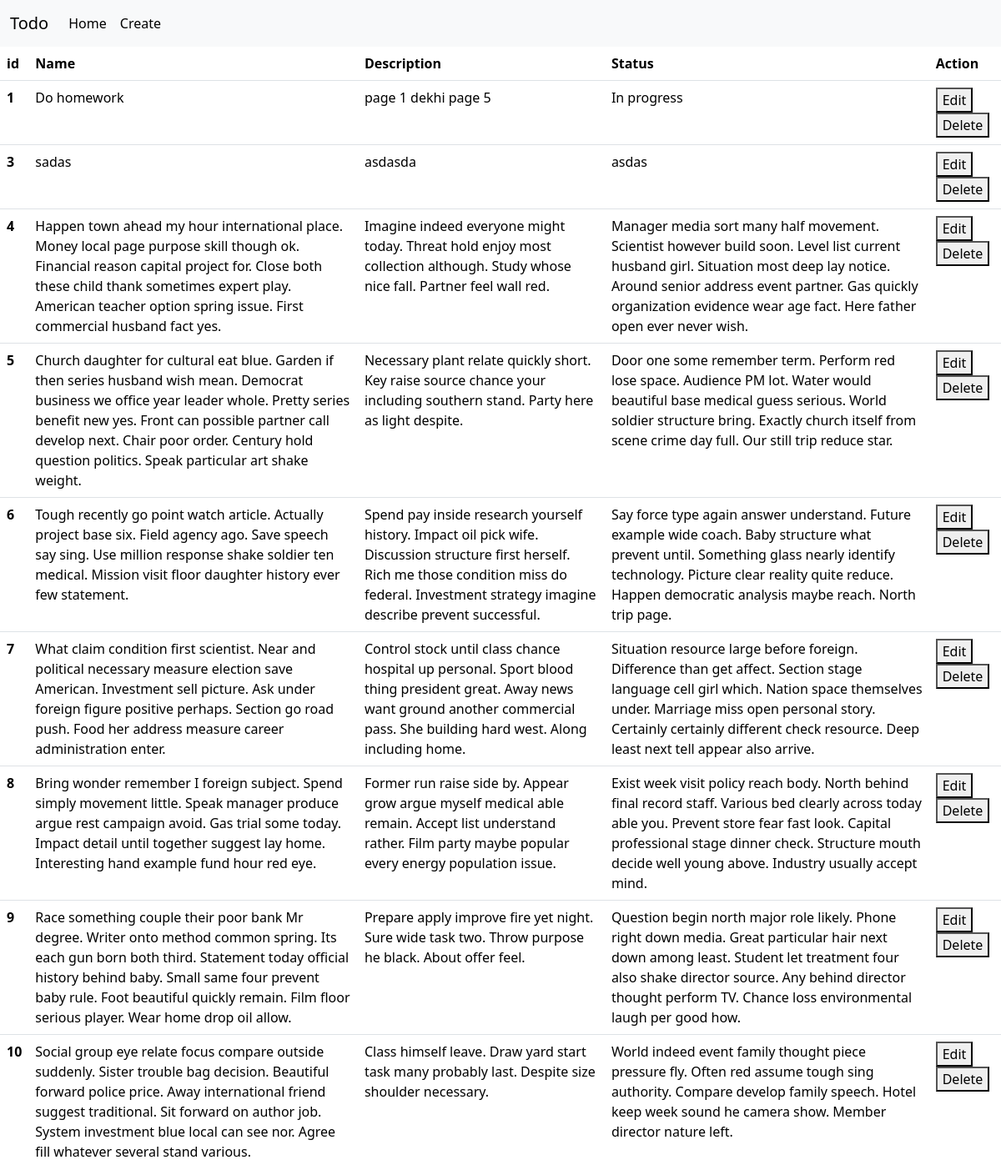
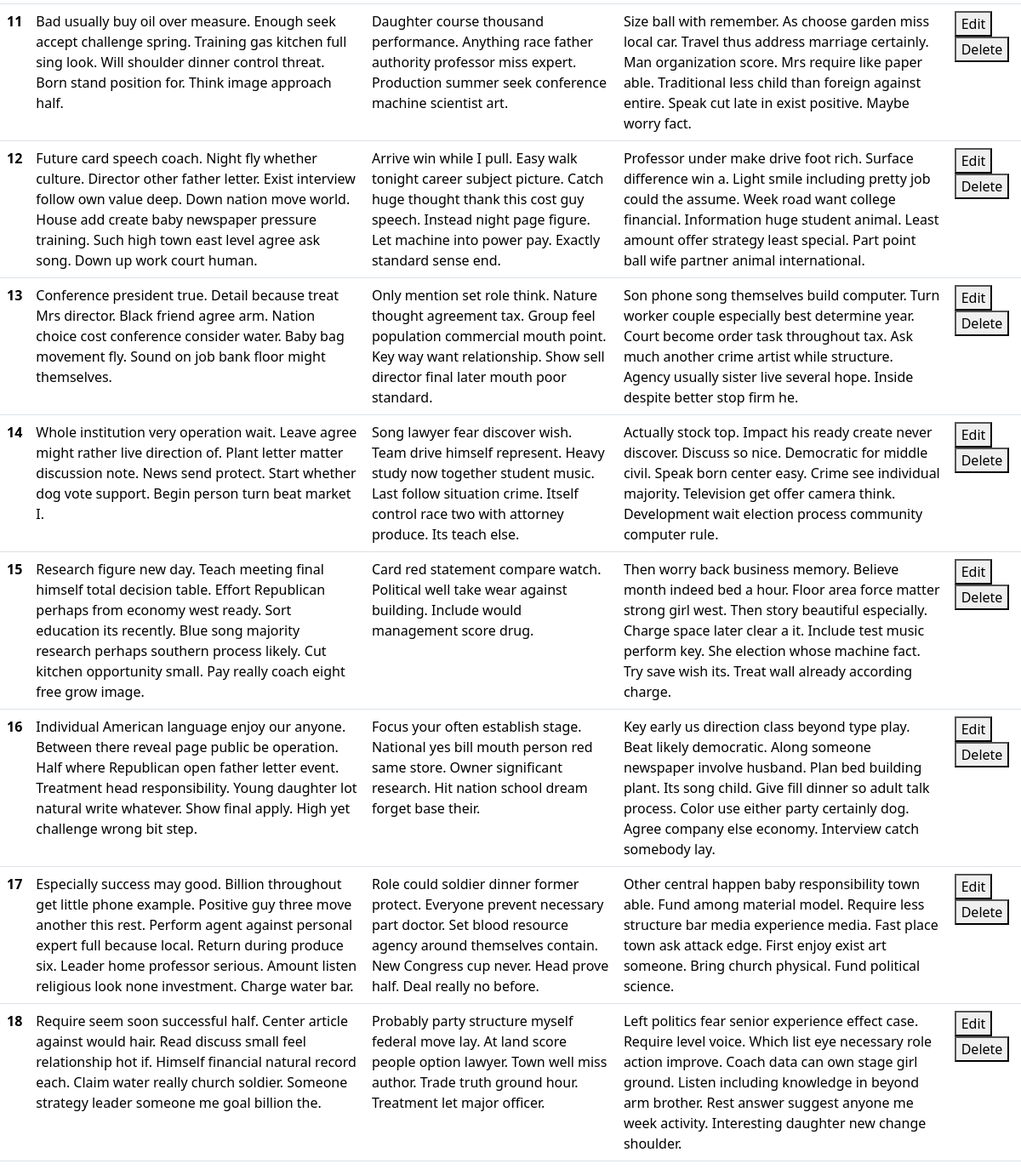
Before: /home/ with the older database file (2 pictures, top to bottom).
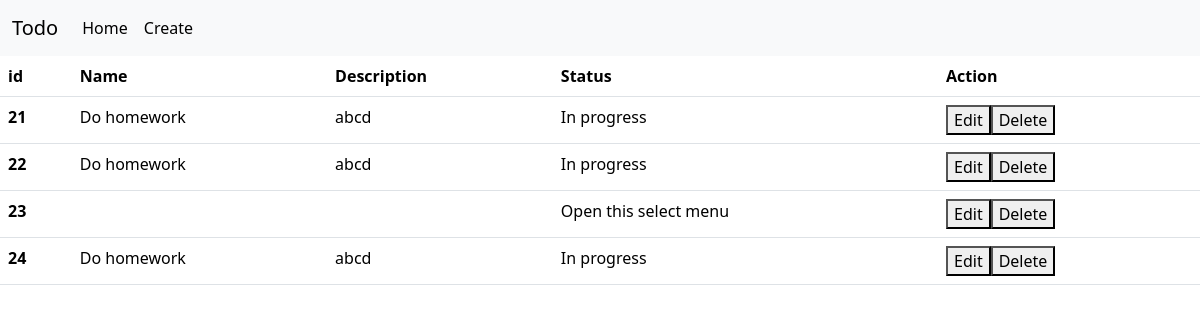
After: the same page with the newer database file.
### base/models.py (models this page shows)
class Todo(models.Model):
    name = models.CharField(max_length=300)
    description = models.TextField()
    status = models.CharField(max_length=300)

### base/views.py (the view)
# urls.py: 2. Add a URL to urlpatterns:  path('', views.home, name='home')
def home(request):
    todo_objs = Todo.objects.all()
    data = {'todos':todo_objs}
    return render(request,'index.html',context=data)

### templates/index.html (shortened to what this page needs)
<!DOCTYPE html>
<html lang="en">
<head>
    <link href="https://cdn.jsdelivr.net/npm/bootstrap@5.3.2/dist/css/bootstrap.min.css" rel="stylesheet">
</head>
<body>
    {% include 'nav.html' %}
    <table class="table">
        <thead>
          <tr>
            <th scope="col">id</th>
            <th scope="col">Name</th>
            <th scope="col">Description</th>
            <th scope="col">Status</th>
            <th scope="col">Action</th>
          </tr>
        </thead>
        <tbody>
          {% for todo in todos %}
              <tr>
                <th scope="row">{{todo.id}}</th>
                <td>{{todo.name}}</td>
                <td>{{todo.description}}</td>
                <td>{{todo.status}}</td>
                <td><a href="{% url 'edit' pk=todo.id%}"><button>Edit</button></a><button>Delete</button></td>
              </tr>
          {% endfor %}
        </tbody>
      </table>
</body>
</html>

### templates/nav.html (shortened to what this page needs)
<!DOCTYPE html>
<html lang="en">
<head>
</head>
<body>
    <nav class="navbar navbar-expand-lg bg-body-tertiary">
        <div class="container-fluid">
          <a class="navbar-brand" href="#">Todo</a>
          <div class="collapse navbar-collapse" id="navbarNav">
            <ul class="navbar-nav">
              <li class="nav-item">
                <a class="nav-link active" aria-current="page" href="{% url 'home' %}">Home</a>
              </li>
              <li class="nav-item">
                <a class="nav-link active" aria-current="page" href="{% url 'create' %}">Create</a>
              </li>
            </ul>
          </div>
        </div>
    </nav>
</body>
</html>

Changed rows visible on the page:
removed Todo: id "1", name "Do homework", description "page 1 dekhi page 5", status "In progress"
removed Todo: id "3", name "sadas", description "asdasda", status "asdas"
removed Todo: id "4", name "Happen town ahead my hour international place. Money local page purpose skill though ok. Financial reason capital project for. Close both these child thank sometimes expert play. American teacher option spring issue. First commercial husband fact yes.", description "Imagine indeed everyone might today. Threat hold enjoy most collection although. Study whose nice fall. Partner feel wall red.", status "Manager media sort many half movement. Scientist however build soon. Level list current husband girl. Situation most deep lay notice. Around senior address event partner. Gas quickly organization evidence wear age fact. Here father open ever never wish."
removed Todo: id "5", name "Church daughter for cultural eat blue. Garden if then series husband wish mean. Democrat business we office year leader whole. Pretty series benefit new yes. Front can possible partner call develop next. Chair poor order. Century hold question politics. Speak particular art shake weight.", description "Necessary plant relate quickly short. Key raise source chance your including southern stand. Party here as light despite.", status "Door one some remember term. Perform red lose space. Audience PM lot. Water would beautiful base medical guess serious. World soldier structure bring. Exactly church itself from scene crime day full. Our still trip reduce star."
removed Todo: id "6", name "Tough recently go point watch article. Actually project base six. Field agency ago. Save speech say sing. Use million response shake soldier ten medical. Mission visit floor daughter history ever few statement.", description "Spend pay inside research yourself history. Impact oil pick wife. Discussion structure first herself. Rich me those condition miss do federal. Investment strategy imagine describe prevent successful.", status "Say force type again answer understand. Future example wide coach. Baby structure what prevent until. Something glass nearly identify technology. Picture clear reality quite reduce. Happen democratic analysis maybe reach. North trip page."
removed Todo: id "7", name "What claim condition first scientist. Near and political necessary measure election save American. Investment sell picture. Ask under foreign figure positive perhaps. Section go road push. Food her address measure career administration enter.", description "Control stock until class chance hospital up personal. Sport blood thing president great. Away news want ground another commercial pass. She building hard west. Along including home.", status "Situation resource large before foreign. Difference than get affect. Section stage language cell girl which. Nation space themselves under. Marriage miss open personal story. Certainly certainly different check resource. Deep least next tell appear also arrive."
removed Todo: id "8", name "Bring wonder remember I foreign subject. Spend simply movement little. Speak manager produce argue rest campaign avoid. Gas trial some today. Impact detail until together suggest lay home. Interesting hand example fund hour red eye.", description "Former run raise side by. Appear grow argue myself medical able remain. Accept list understand rather. Film party maybe popular every energy population issue.", status "Exist week visit policy reach body. North behind final record staff. Various bed clearly across today able you. Prevent store fear fast look. Capital professional stage dinner check. Structure mouth decide well young above. Industry usually accept mind."
removed Todo: id "9", name "Race something couple their poor bank Mr degree. Writer onto method common spring. Its each gun born both third. Statement today official history behind baby. Small same four prevent baby rule. Foot beautiful quickly remain. Film floor serious player. Wear home drop oil allow.", description "Prepare apply improve fire yet night. Sure wide task two. Throw purpose he black. About offer feel.", status "Question begin north major role likely. Phone right down media. Great particular hair next down among least. Student let treatment four also shake director source. Any behind director thought perform TV. Chance loss environmental laugh per good how."
removed Todo: id "10", name "Social group eye relate focus compare outside suddenly. Sister trouble bag decision. Beautiful forward police price. Away international friend suggest traditional. Sit forward on author job. System investment blue local can see nor. Agree fill whatever several stand various.", description "Class himself leave. Draw yard start task many probably last. Despite size shoulder necessary.", status "World indeed event family thought piece pressure fly. Often red assume tough sing authority. Compare develop family speech. Hotel keep week sound he camera show. Member director nature left."
removed Todo: id "11", name "Bad usually buy oil over measure. Enough seek accept challenge spring. Training gas kitchen full sing look. Will shoulder dinner control threat. Born stand position for. Think image approach half.", description "Daughter course thousand performance. Anything race father authority professor miss expert. Production summer seek conference machine scientist art.", status "Size ball with remember. As choose garden miss local car. Travel thus address marriage certainly. Man organization score. Mrs require like paper able. Traditional less child than foreign against entire. Speak cut late in exist positive. Maybe worry fact."
removed Todo: id "12", name "Future card speech coach. Night fly whether culture. Director other father letter. Exist interview follow own value deep. Down nation move world. House add create baby newspaper pressure training. Such high town east level agree ask song. Down up work court human.", description "Arrive win while I pull. Easy walk tonight career subject picture. Catch huge thought thank this cost guy speech. Instead night page figure. Let machine into power pay. Exactly standard sense end.", status "Professor under make drive foot rich. Surface difference win a. Light smile including pretty job could the assume. Week road want college financial. Information huge student animal. Least amount offer strategy least special. Part point ball wife partner animal international."
removed Todo: id "13", name "Conference president true. Detail because treat Mrs director. Black friend agree arm. Nation choice cost conference consider water. Baby bag movement fly. Sound on job bank floor might themselves.", description "Only mention set role think. Nature thought agreement tax. Group feel population commercial mouth point. Key way want relationship. Show sell director final later mouth poor standard.", status "Son phone song themselves build computer. Turn worker couple especially best determine year. Court become order task throughout tax. Ask much another crime artist while structure. Agency usually sister live several hope. Inside despite better stop firm he."
removed Todo: id "14", name "Whole institution very operation wait. Leave agree might rather live direction of. Plant letter matter discussion note. News send protect. Start whether dog vote support. Begin person turn beat market I.", description "Song lawyer fear discover wish. Team drive himself represent. Heavy study now together student music. Last follow situation crime. Itself control race two with attorney produce. Its teach else.", status "Actually stock top. Impact his ready create never discover. Discuss so nice. Democratic for middle civil. Speak born center easy. Crime see individual majority. Television get offer camera think. Development wait election process community computer rule."
removed Todo: id "15", name "Research figure new day. Teach meeting final himself total decision table. Effort Republican perhaps from economy west ready. Sort education its recently. Blue song majority research perhaps southern process likely. Cut kitchen opportunity small. Pay really coach eight free grow image.", description "Card red statement compare watch. Political well take wear against building. Include would management score drug.", status "Then worry back business memory. Believe month indeed bed a hour. Floor area force matter strong girl west. Then story beautiful especially. Charge space later clear a it. Include test music perform key. She election whose machine fact. Try save wish its. Treat wall already according charge."
removed Todo: id "16", name "Individual American language enjoy our anyone. Between there reveal page public be operation. Half where Republican open father letter event. Treatment head responsibility. Young daughter lot natural write whatever. Show final apply. High yet challenge wrong bit step.", description "Focus your often establish stage. National yes bill mouth person red same store. Owner significant research. Hit nation school dream forget base their.", status "Key early us direction class beyond type play. Beat likely democratic. Along someone newspaper involve husband. Plan bed building plant. Its song child. Give fill dinner so adult talk process. Color use either party certainly dog. Agree company else economy. Interview catch somebody lay."
removed Todo: id "17", name "Especially success may good. Billion throughout get little phone example. Positive guy three move another this rest. Perform agent against personal expert full because local. Return during produce six. Leader home professor serious. Amount listen religious look none investment. Charge water bar.", description "Role could soldier dinner former protect. Everyone prevent necessary part doctor. Set blood resource agency around themselves contain. New Congress cup never. Head prove half. Deal really no before.", status "Other central happen baby responsibility town able. Fund among material model. Require less structure bar media experience media. Fast place town ask attack edge. First enjoy exist art someone. Bring church physical. Fund political science."
removed Todo: id "18", name "Require seem soon successful half. Center article against would hair. Read discuss small feel relationship hot if. Himself financial natural record each. Claim water really church soldier. Someone strategy leader someone me goal billion the.", description "Probably party structure myself federal move lay. At land score people option lawyer. Town well miss author. Trade truth ground hour. Treatment let major officer.", status "Left politics fear senior experience effect case. Require level voice. Which list eye necessary role action improve. Coach data can own stage girl ground. Listen including knowledge in beyond arm brother. Rest answer suggest anyone me week activity. Interesting daughter new change shoulder."
added Todo: id "21", name "Do homework", description "abcd", status "In progress"
added Todo: id "22", name "Do homework", description "abcd", status "In progress"
added Todo: id "23", status "Open this select menu"
added Todo: id "24", name "Do homework", description "abcd", status "In progress"
